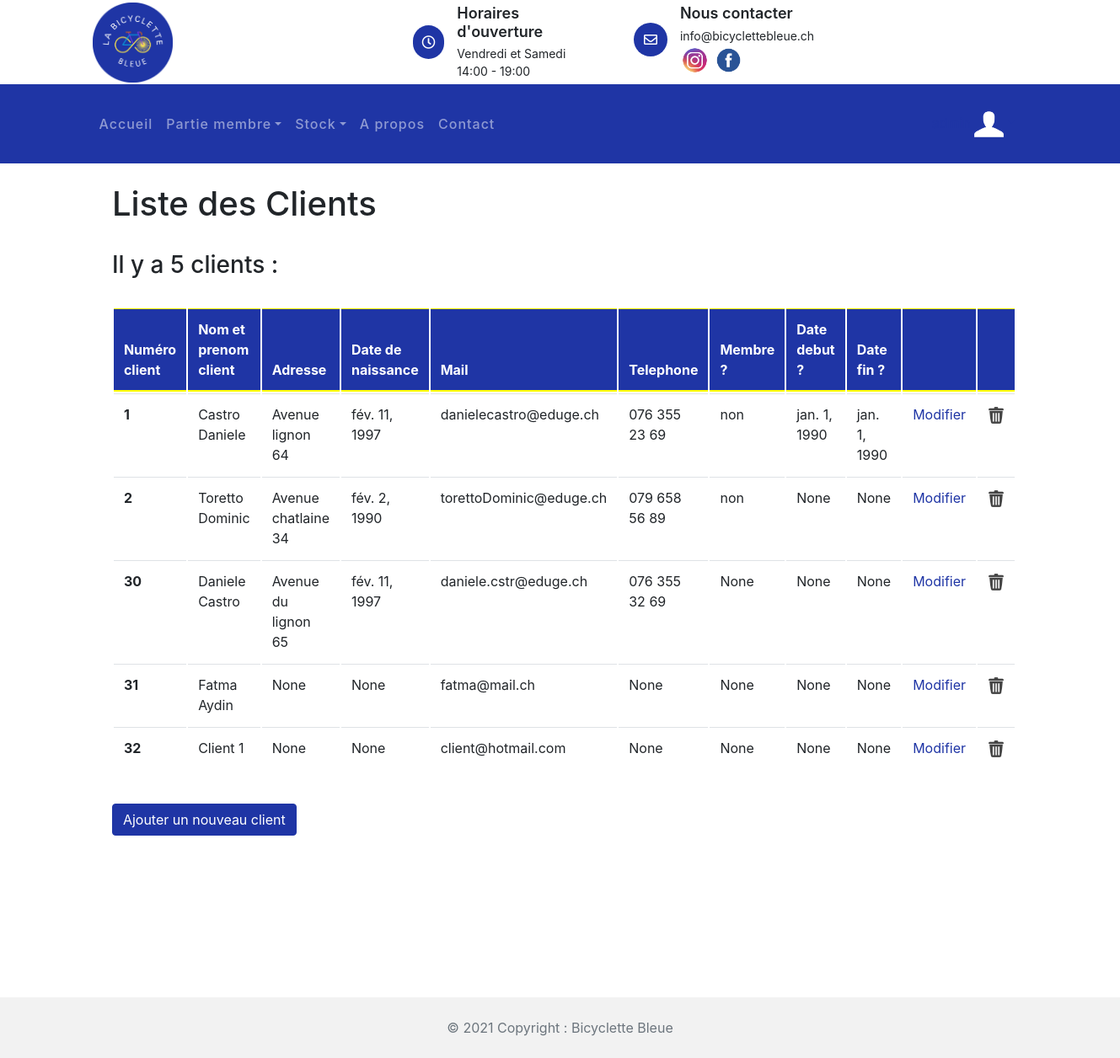
The page /client/ (signed in) on the database as committed earlier.
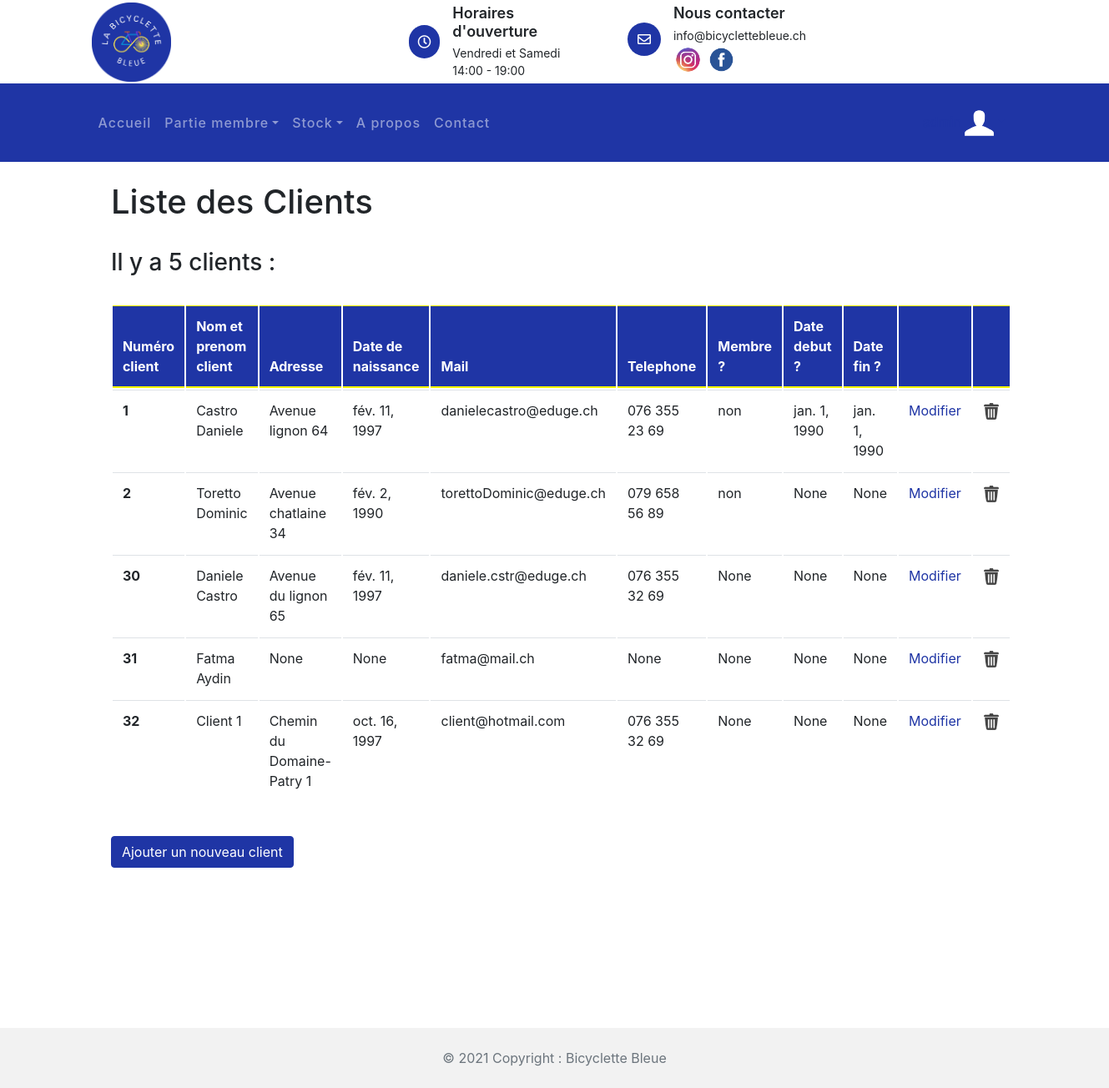
The same page on the database as committed later.
### statistique/models.py (models this page shows, shortened)
class Client(models.Model):
    cli_id = models.AutoField(db_column='CLI_ID', primary_key=True)  # Field name made lowercase.
    cli_nom = models.CharField(db_column='CLI_NOM', blank=True, null=True, max_length=100)  # Field name made lowercase.
    cli_prenom = models.CharField(db_column='CLI_PRENOM', blank=True, null=True, max_length=100)  # Field name made lowercase.
    cli_adresseposte = models.CharField(db_column='CLI_ADRESSEPOSTE', blank=True, null=True, max_length=100)  # Field name made lowercase.
    cli_date_naissance = models.DateField()  # Field name made lowercase.
    cli_mail = models.CharField(db_column='CLI_MAIL', blank=True, null=True, max_length=100)  # Field name made lowercase.
    cli_tel = models.CharField(db_column='CLI_TEl', blank=True, null=True, max_length=100)  # Field name made lowercase.
    cli_membre = models.CharField(db_column='CLI_MEMBRE', blank=True, null=True, max_length=100)  # Field name made lowercase.
    cli_date_debut = models.DateField()  # Field name made lowercase.
    cli_date_fin = models.DateField()  # Field name made lowercase.
    class Meta:
        managed = False
        db_table = 'Client'

### client/views.py (the view)
# urls.py: path('client/',include('client.urls')),
@login_required(login_url='/compte/login')
def client(request):
    client = Client.objects.all()
    client_number = client.count()
    messageNbClient = f'{client_number} clients :'
    if client_number == 1:
        messageNbClient = f'{client_number} client :'
    context = {
        'client' : client,
        'messageNbClient' : messageNbClient,
    }
    return render(request, 'client/client.html', context)

### client/templates/client/client.html
{% extends 'template_base.html' %}
{% load static %}
{% block contenu %}
        <link href="{% static 'css/bootstrap.min.css' %}" rel="stylesheet">
        <link href="{% static 'lib/flaticon/font/flaticon.css' %}" rel="stylesheet">
        <link href="{% static 'lib/animate/animate.min.css' %}" rel="stylesheet">
        <link href="{% static 'lib/owlcarousel/assets/owl.carousel.min.css' %}" rel="stylesheet">
    <br>
<h1 style="margin-left: 10%">Liste des Clients</h1>
    <br>
    <h3 style="margin-left: 10%">Il y a {{ messageNbClient }}</h3>
<br>
 <table class="table">
  <thead class="thead-dark">
    <tr>
      <th scope="col" >Numéro client</th>
      <th scope="col">Nom et prenom client</th>
      <th scope="col">Adresse</th>
      <th scope="col">Date de naissance</th>
      <th scope="col">Mail</th>
      <th scope="col">Telephone</th>
      <th scope="col">Membre ?</th>
      <th scope="col">Date debut ?</th>
      <th scope="col">Date fin ?</th>
      <th scope="col"></th>
      <th scope="col"></th>
    </tr>
  </thead>
  <tbody>
  {% for client in client %}
    <tr>
      <th  scope="row">{{client.cli_id}}</th>
      <td><a>{{client.cli_nom}} {{client.cli_prenom}}</a></td>
      <td>{{client.cli_adresseposte}}</td>
      <td>{{client.cli_date_naissance}}</td>
      <td>{{client.cli_mail}}</td>
      <td>{{client.cli_tel}}</td>
      <td>{{client.cli_membre}}</td>
      <td>{{client.cli_date_debut}}</td>
      <td>{{client.cli_date_fin}}</td>
      <td><a href="{% url 'client:modifierClient'  client.cli_id%}">Modifier</a></td>
      <td><a href="{% url 'client:supprimerClient' client.cli_id%}"><img class="imagePoubelle" src="{% static 'img/poubelle.png' %}" alt="Image"></a></td>
    </tr>
  {% endfor %}
  </tbody>
</table>
<br>
<a href="{% url 'client:nouveauClient' %}" class="btn btn-primary" role="button" aria-pressed="true" style="margin-left: 10%">Ajouter un nouveau client</a>
<br>
{% endblock %}

Rows that differ between the two databases and show on the page:
changed Client "Client": cli_adresseposte "None" → "Chemin du Domaine-Patry 1"; cli_date_naissance "None" → "oct. 16, 1997"; cli_tel "None" → "076 355 32 69"
